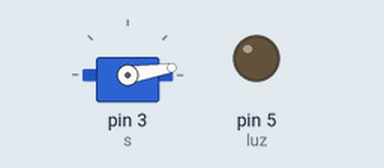
This sketch was run on a simulated Arduino Uno, built with avr-gcc and run on an emulated ATmega328P. On the bench: servo, output pins drawn as LEDs (lit = HIGH).

Above: at 0.15 s.
At 8.18 s:
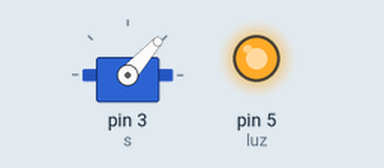
At 16.21 s:
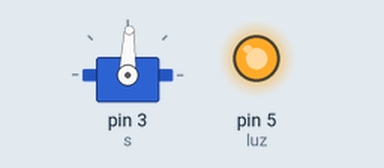
At 32.5 s:
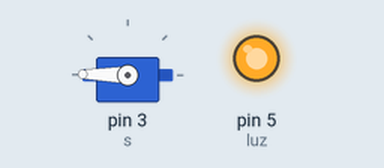
Timing chart, 0 to 40.0 s (numbered marks = the images above):
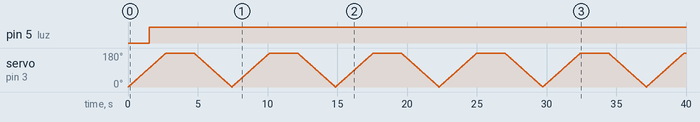

Measured:
- by itself, pin 5 (luz): LOW → HIGH at 1.5 s

The sketch:

servor_with_led_s_code.ino
```cpp
#include <Servo.h>
Servo s;

int pos_s = 0;
int luz = 5;

void setup()
{
  s.attach(3);
  s.write(pos_s);
  pinMode(5, OUTPUT);
}

void loop()
{
  for(pos_s = 0; pos_s < 180; pos_s++)
  {
    s.write(pos_s);
    light();
    delay(15);
  }
   delay(2000);
  	for(pos_s = 180; pos_s > 0; pos_s--)
    {
      s.write(pos_s);
      light();
      delay(15);
    }
}
void light(){
  if(pos_s>100){
    digitalWrite(luz, HIGH);
}
}
```
